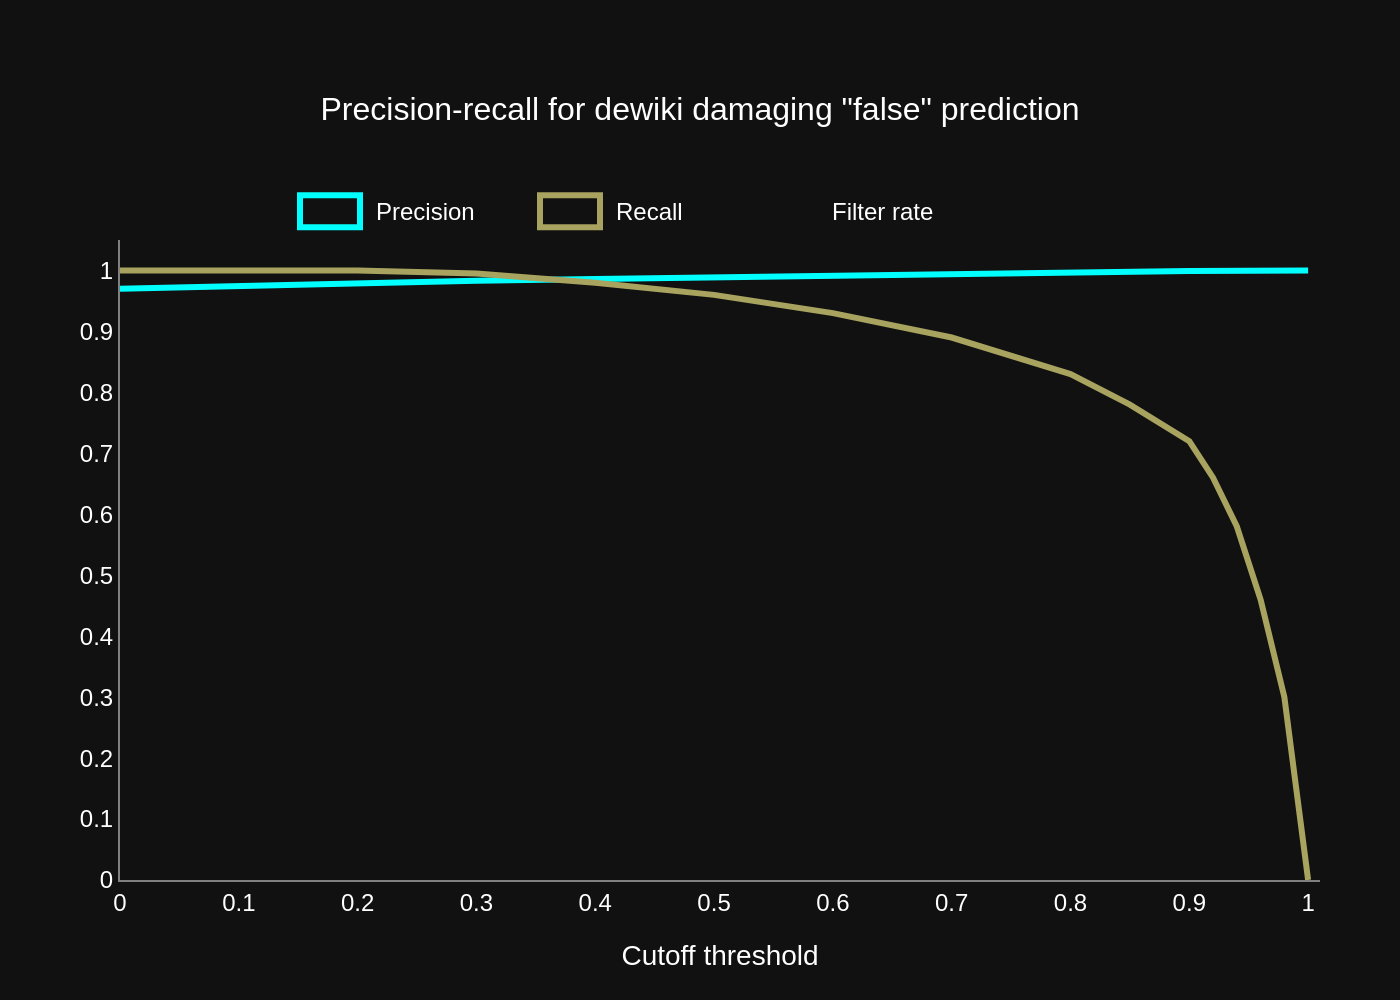

Write Python code to recreate this figure.
import sys
import json
import plotly.graph_objects as go

def main():
    if len(sys.argv) != 2:
        print(f"Usage: python {sys.argv[0]} <json_file_path>")
        sys.exit(1)

    json_path = sys.argv[1]

    try:
        with open(json_path, 'r', encoding='utf-8') as f:
            chart_config = json.load(f)
    except FileNotFoundError:
        print(f"Error: JSON file not found at {json_path}")
        sys.exit(1)
    except json.JSONDecodeError:
        print(f"Error: Could not decode JSON from {json_path}")
        sys.exit(1)

    chart_data = chart_config['chart_data']
    texts = chart_config['texts']
    colors = chart_config['colors']

    fig = go.Figure()

    for i, series in enumerate(chart_data):
        fig.add_trace(go.Scatter(
            x=series['x'],
            y=series['y'],
            mode='lines',
            name=series['name'],
            line=dict(color=colors[i], width=3),
            showlegend=False
        ))

    legend_annotations = [
        # Legend label for Precision
        dict(xref="paper", yref="paper", x=0.21, y=1.045, xanchor='left', yanchor='middle',
             text=texts['legend_labels'][0], showarrow=False, font=dict(color='white', size=12, family="Arial")),
        # Legend label for Recall
        dict(xref="paper", yref="paper", x=0.41, y=1.045, xanchor='left', yanchor='middle',
             text=texts['legend_labels'][1], showarrow=False, font=dict(color='white', size=12, family="Arial")),
        # Legend label for Filter rate
        dict(xref="paper", yref="paper", x=0.59, y=1.045, xanchor='left', yanchor='middle',
             text=texts['legend_labels'][2], showarrow=False, font=dict(color='white', size=12, family="Arial"))
    ]

    legend_shapes = [
        # Legend box for Precision
        dict(type="rect", xref="paper", yref="paper", x0=0.15, y0=1.02, x1=0.20, y1=1.07,
             line=dict(color=colors[0], width=3), fillcolor='rgba(0,0,0,0)'),
        # Legend box for Recall
        dict(type="rect", xref="paper", yref="paper", x0=0.35, y0=1.02, x1=0.40, y1=1.07,
             line=dict(color=colors[1], width=3), fillcolor='rgba(0,0,0,0)')
    ]


    fig.update_layout(
        template="plotly_dark",
        title=dict(
            text=texts['title'],
            x=0.5,
            xanchor='center',
            font=dict(size=16)
        ),
        xaxis=dict(
            title=texts['x_axis_title'],
            range=[0, 1.01],
            tickvals=[i/10 for i in range(11)],
            showgrid=False,
            showline=True,
            linewidth=1,
            linecolor='gray',
            zeroline=False
        ),
        yaxis=dict(
            title=texts['y_axis_title'],
            range=[0, 1.05],
            tickvals=[i/10 for i in range(11)],
            showgrid=False,
            showline=True,
            linewidth=1,
            linecolor='gray',
            zeroline=False
        ),
        font=dict(
            family="Arial",
            color="white"
        ),
        margin=dict(t=120, b=60, l=60, r=40),
        showlegend=False,
        annotations=legend_annotations,
        shapes=legend_shapes
    )

    output_filename = json_path.rsplit('.', 1)[0] + '.png'
    fig.write_image(output_filename, scale=2)
    print(f"Chart saved to {output_filename}")

if __name__ == "__main__":
    main()
